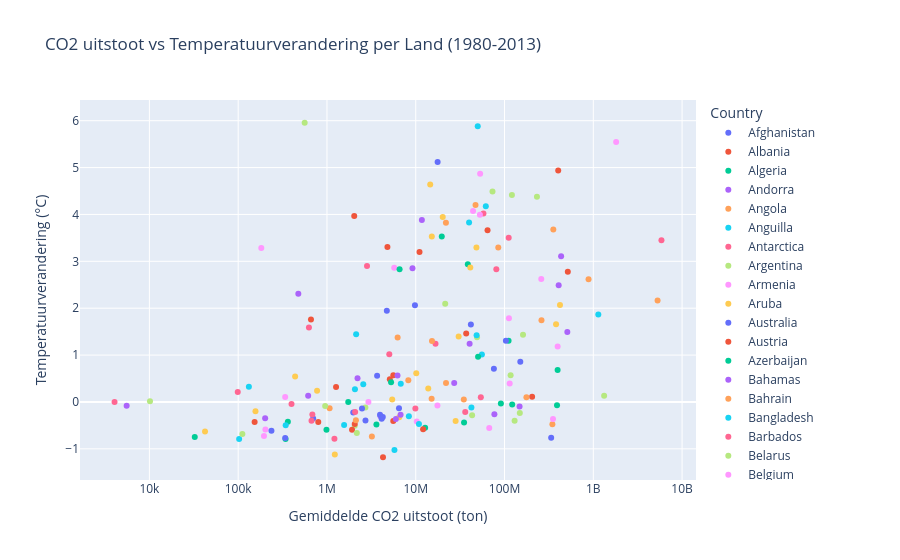

Notebook source saved alongside this figure:
### Code cell
df_co2_temp = df_co2_temp[~df_co2_temp["Country"].isin(continenten)]
fig = px.scatter(
    df_co2_temp,
    x="emissions_total",
    y="temp_verandering",
    color="Country",
    hover_name="Country",
    title="CO2 uitstoot vs Temperatuurverandering per Land (1980-2013)",
    labels={
        "emissions_total": "Gemiddelde CO2 uitstoot (ton)",
        "temp_verandering": "Temperatuurverandering (°C)"
    },
    log_x=True
)
fig.show()
